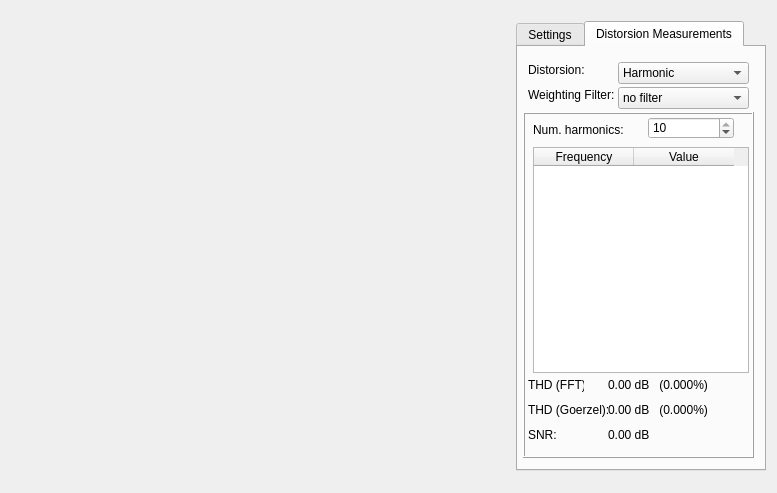
<?xml version="1.0" encoding="UTF-8"?>
<ui version="4.0">
 <class>FormAnalyzer</class>
 <widget class="QWidget" name="FormAnalyzer">
  <property name="geometry">
   <rect>
    <x>0</x>
    <y>0</y>
    <width>777</width>
    <height>493</height>
   </rect>
  </property>
  <property name="minimumSize">
   <size>
    <width>480</width>
    <height>440</height>
   </size>
  </property>
  <property name="maximumSize">
   <size>
    <width>2000</width>
    <height>1000</height>
   </size>
  </property>
  <property name="windowTitle">
   <string>Spectrum Analyzer</string>
  </property>
  <layout class="QFormLayout" name="formLayout">
   <item row="0" column="0" colspan="2">
    <layout class="QHBoxLayout" name="horizontalLayout">
     <item>
      <widget class="QWidget" name="widgetAnalyzer" native="true">
       <property name="minimumSize">
        <size>
         <width>200</width>
         <height>440</height>
        </size>
       </property>
      </widget>
     </item>
     <item>
      <widget class="QTabWidget" name="tabAnalyzer">
       <property name="minimumSize">
        <size>
         <width>250</width>
         <height>400</height>
        </size>
       </property>
       <property name="maximumSize">
        <size>
         <width>250</width>
         <height>450</height>
        </size>
       </property>
       <property name="layoutDirection">
        <enum>Qt::LeftToRight</enum>
       </property>
       <property name="currentIndex">
        <number>1</number>
       </property>
       <widget class="QWidget" name="tabSettings">
        <attribute name="title">
         <string>Settings</string>
        </attribute>
        <widget class="QFrame" name="frameSpecSettings">
         <property name="geometry">
          <rect>
           <x>6</x>
           <y>5</y>
           <width>221</width>
           <height>201</height>
          </rect>
         </property>
         <property name="frameShape">
          <enum>QFrame::Box</enum>
         </property>
         <property name="frameShadow">
          <enum>QFrame::Raised</enum>
         </property>
         <property name="lineWidth">
          <number>1</number>
         </property>
         <widget class="QLabel" name="labelSpecSet">
          <property name="geometry">
           <rect>
            <x>15</x>
            <y>0</y>
            <width>121</width>
            <height>16</height>
           </rect>
          </property>
          <property name="font">
           <font>
            <weight>75</weight>
            <bold>true</bold>
           </font>
          </property>
          <property name="text">
           <string>Spectrum Settings</string>
          </property>
         </widget>
         <widget class="QLabel" name="labelChannels">
          <property name="geometry">
           <rect>
            <x>10</x>
            <y>20</y>
            <width>61</width>
            <height>16</height>
           </rect>
          </property>
          <property name="text">
           <string>Channel </string>
          </property>
         </widget>
         <widget class="QComboBox" name="comboBoxChannel">
          <property name="geometry">
           <rect>
            <x>130</x>
            <y>20</y>
            <width>86</width>
            <height>20</height>
           </rect>
          </property>
          <item>
           <property name="text">
            <string>1</string>
           </property>
          </item>
          <item>
           <property name="text">
            <string>2</string>
           </property>
          </item>
         </widget>
         <widget class="QLabel" name="labelWinLen">
          <property name="geometry">
           <rect>
            <x>10</x>
            <y>80</y>
            <width>101</width>
            <height>16</height>
           </rect>
          </property>
          <property name="text">
           <string>Window Length (Hz):</string>
          </property>
         </widget>
         <widget class="QSpinBox" name="spinBoxWindowLen">
          <property name="geometry">
           <rect>
            <x>130</x>
            <y>80</y>
            <width>86</width>
            <height>22</height>
           </rect>
          </property>
          <property name="minimum">
           <number>10</number>
          </property>
          <property name="maximum">
           <number>20000</number>
          </property>
          <property name="singleStep">
           <number>100</number>
          </property>
         </widget>
         <widget class="QLabel" name="labelFstart">
          <property name="geometry">
           <rect>
            <x>10</x>
            <y>140</y>
            <width>96</width>
            <height>16</height>
           </rect>
          </property>
          <property name="text">
           <string>FStart (Hz):</string>
          </property>
         </widget>
         <widget class="QLabel" name="labelFstop">
          <property name="geometry">
           <rect>
            <x>10</x>
            <y>170</y>
            <width>101</width>
            <height>16</height>
           </rect>
          </property>
          <property name="text">
           <string>FStop (Hz):</string>
          </property>
         </widget>
         <widget class="QSpinBox" name="spinBoxFStart">
          <property name="geometry">
           <rect>
            <x>130</x>
            <y>140</y>
            <width>86</width>
            <height>22</height>
           </rect>
          </property>
          <property name="minimum">
           <number>10</number>
          </property>
          <property name="maximum">
           <number>100</number>
          </property>
          <property name="singleStep">
           <number>10</number>
          </property>
          <property name="value">
           <number>20</number>
          </property>
         </widget>
         <widget class="QSpinBox" name="spinBoxFStop">
          <property name="geometry">
           <rect>
            <x>130</x>
            <y>170</y>
            <width>86</width>
            <height>22</height>
           </rect>
          </property>
          <property name="maximum">
           <number>768000</number>
          </property>
          <property name="singleStep">
           <number>1000</number>
          </property>
          <property name="value">
           <number>20000</number>
          </property>
         </widget>
         <widget class="QLabel" name="labelNumFFT">
          <property name="geometry">
           <rect>
            <x>10</x>
            <y>110</y>
            <width>106</width>
            <height>16</height>
           </rect>
          </property>
          <property name="text">
           <string>Number of FFT points:</string>
          </property>
         </widget>
         <widget class="QComboBox" name="comboBoxFFTPoints">
          <property name="geometry">
           <rect>
            <x>130</x>
            <y>110</y>
            <width>86</width>
            <height>22</height>
           </rect>
          </property>
         </widget>
         <widget class="QLabel" name="labelTriglevel">
          <property name="geometry">
           <rect>
            <x>10</x>
            <y>50</y>
            <width>76</width>
            <height>16</height>
           </rect>
          </property>
          <property name="text">
           <string>Trigger level:</string>
          </property>
         </widget>
         <widget class="QDoubleSpinBox" name="spinBoxTriggerLevel">
          <property name="geometry">
           <rect>
            <x>130</x>
            <y>50</y>
            <width>81</width>
            <height>22</height>
           </rect>
          </property>
          <property name="decimals">
           <number>6</number>
          </property>
          <property name="minimum">
           <double>0.000001000000000</double>
          </property>
          <property name="maximum">
           <double>1.000000000000000</double>
          </property>
          <property name="singleStep">
           <double>0.000001000000000</double>
          </property>
          <property name="value">
           <double>0.000001000000000</double>
          </property>
         </widget>
        </widget>
        <widget class="QFrame" name="frameWindowOpt">
         <property name="geometry">
          <rect>
           <x>5</x>
           <y>210</y>
           <width>221</width>
           <height>96</height>
          </rect>
         </property>
         <property name="frameShape">
          <enum>QFrame::Box</enum>
         </property>
         <property name="frameShadow">
          <enum>QFrame::Raised</enum>
         </property>
         <widget class="QLabel" name="labelWinOpt">
          <property name="geometry">
           <rect>
            <x>20</x>
            <y>0</y>
            <width>121</width>
            <height>16</height>
           </rect>
          </property>
          <property name="font">
           <font>
            <weight>75</weight>
            <bold>true</bold>
           </font>
          </property>
          <property name="text">
           <string>Window options</string>
          </property>
         </widget>
         <widget class="QLabel" name="labelWindow">
          <property name="geometry">
           <rect>
            <x>10</x>
            <y>25</y>
            <width>46</width>
            <height>13</height>
           </rect>
          </property>
          <property name="text">
           <string>Window:</string>
          </property>
         </widget>
         <widget class="QComboBox" name="comboBoxWindow">
          <property name="geometry">
           <rect>
            <x>108</x>
            <y>20</y>
            <width>106</width>
            <height>22</height>
           </rect>
          </property>
         </widget>
         <widget class="QLabel" name="labelAtt">
          <property name="geometry">
           <rect>
            <x>10</x>
            <y>50</y>
            <width>96</width>
            <height>16</height>
           </rect>
          </property>
          <property name="text">
           <string>Attenuation (dB):</string>
          </property>
         </widget>
         <widget class="QSpinBox" name="spinBoxAttenuation">
          <property name="geometry">
           <rect>
            <x>110</x>
            <y>50</y>
            <width>106</width>
            <height>22</height>
           </rect>
          </property>
          <property name="minimum">
           <number>45</number>
          </property>
          <property name="maximum">
           <number>100</number>
          </property>
          <property name="value">
           <number>100</number>
          </property>
         </widget>
         <widget class="QLabel" name="labelNormENBW">
          <property name="geometry">
           <rect>
            <x>10</x>
            <y>75</y>
            <width>111</width>
            <height>16</height>
           </rect>
          </property>
          <property name="text">
           <string>Norm. eff. noise BW:</string>
          </property>
         </widget>
         <widget class="QLabel" name="labelValueNENBW">
          <property name="geometry">
           <rect>
            <x>130</x>
            <y>75</y>
            <width>81</width>
            <height>16</height>
           </rect>
          </property>
          <property name="text">
           <string>TextLabel</string>
          </property>
         </widget>
        </widget>
        <widget class="QFrame" name="frameTraceOpt">
         <property name="geometry">
          <rect>
           <x>5</x>
           <y>315</y>
           <width>221</width>
           <height>46</height>
          </rect>
         </property>
         <property name="frameShape">
          <enum>QFrame::Box</enum>
         </property>
         <property name="frameShadow">
          <enum>QFrame::Raised</enum>
         </property>
         <property name="lineWidth">
          <number>1</number>
         </property>
         <widget class="QLabel" name="labelTraceOpt">
          <property name="geometry">
           <rect>
            <x>15</x>
            <y>0</y>
            <width>121</width>
            <height>16</height>
           </rect>
          </property>
          <property name="font">
           <font>
            <weight>75</weight>
            <bold>true</bold>
           </font>
          </property>
          <property name="text">
           <string>Trace options</string>
          </property>
         </widget>
         <widget class="QComboBox" name="comboBoxScale">
          <property name="enabled">
           <bool>false</bool>
          </property>
          <property name="geometry">
           <rect>
            <x>128</x>
            <y>15</y>
            <width>86</width>
            <height>22</height>
           </rect>
          </property>
          <item>
           <property name="text">
            <string>Log</string>
           </property>
          </item>
          <item>
           <property name="text">
            <string>Linear</string>
           </property>
          </item>
         </widget>
         <widget class="QLabel" name="labelScale">
          <property name="geometry">
           <rect>
            <x>10</x>
            <y>20</y>
            <width>66</width>
            <height>16</height>
           </rect>
          </property>
          <property name="text">
           <string>Scale:</string>
          </property>
         </widget>
        </widget>
       </widget>
       <widget class="QWidget" name="tabMeasurements">
        <attribute name="title">
         <string>Distorsion Measurements</string>
        </attribute>
        <widget class="QLabel" name="labelDist">
         <property name="geometry">
          <rect>
           <x>10</x>
           <y>15</y>
           <width>66</width>
           <height>16</height>
          </rect>
         </property>
         <property name="text">
          <string>Distorsion:</string>
         </property>
        </widget>
        <widget class="QComboBox" name="comboBoxDistorsionType">
         <property name="geometry">
          <rect>
           <x>100</x>
           <y>15</y>
           <width>131</width>
           <height>22</height>
          </rect>
         </property>
         <item>
          <property name="text">
           <string>Harmonic</string>
          </property>
         </item>
         <item>
          <property name="text">
           <string>Intermodulation</string>
          </property>
         </item>
        </widget>
        <widget class="QFrame" name="frameHarmonics">
         <property name="geometry">
          <rect>
           <x>5</x>
           <y>65</y>
           <width>231</width>
           <height>346</height>
          </rect>
         </property>
         <property name="frameShape">
          <enum>QFrame::Box</enum>
         </property>
         <property name="frameShadow">
          <enum>QFrame::Raised</enum>
         </property>
         <widget class="QTableWidget" name="tableWidgetHarmonics">
          <property name="geometry">
           <rect>
            <x>10</x>
            <y>35</y>
            <width>216</width>
            <height>226</height>
           </rect>
          </property>
          <column>
           <property name="text">
            <string>Frequency</string>
           </property>
          </column>
          <column>
           <property name="text">
            <string>Value</string>
           </property>
          </column>
         </widget>
         <widget class="QLabel" name="labelNumHarm">
          <property name="geometry">
           <rect>
            <x>10</x>
            <y>10</y>
            <width>111</width>
            <height>16</height>
           </rect>
          </property>
          <property name="text">
           <string>Num. harmonics:</string>
          </property>
         </widget>
         <widget class="QLabel" name="labelTHD1">
          <property name="geometry">
           <rect>
            <x>5</x>
            <y>265</y>
            <width>56</width>
            <height>16</height>
           </rect>
          </property>
          <property name="text">
           <string>THD (FFT):</string>
          </property>
         </widget>
         <widget class="QSpinBox" name="spinBoxNumHarmonics">
          <property name="geometry">
           <rect>
            <x>125</x>
            <y>5</y>
            <width>86</width>
            <height>22</height>
           </rect>
          </property>
          <property name="minimum">
           <number>2</number>
          </property>
          <property name="maximum">
           <number>10</number>
          </property>
          <property name="value">
           <number>10</number>
          </property>
         </widget>
         <widget class="QLabel" name="labelSNR">
          <property name="geometry">
           <rect>
            <x>5</x>
            <y>315</y>
            <width>31</width>
            <height>16</height>
           </rect>
          </property>
          <property name="text">
           <string>SNR:</string>
          </property>
         </widget>
         <widget class="QLabel" name="labelValueTHD">
          <property name="geometry">
           <rect>
            <x>85</x>
            <y>265</y>
            <width>141</width>
            <height>16</height>
           </rect>
          </property>
          <property name="text">
           <string>0.00 dB   (0.000%)</string>
          </property>
         </widget>
         <widget class="QLabel" name="labelValueSNR">
          <property name="geometry">
           <rect>
            <x>85</x>
            <y>315</y>
            <width>136</width>
            <height>16</height>
           </rect>
          </property>
          <property name="text">
           <string>0.00 dB</string>
          </property>
         </widget>
         <widget class="QLabel" name="labelTHD2">
          <property name="geometry">
           <rect>
            <x>5</x>
            <y>290</y>
            <width>121</width>
            <height>16</height>
           </rect>
          </property>
          <property name="text">
           <string>THD (Goerzel):</string>
          </property>
         </widget>
         <widget class="QLabel" name="labelValueTHDG">
          <property name="geometry">
           <rect>
            <x>85</x>
            <y>290</y>
            <width>141</width>
            <height>16</height>
           </rect>
          </property>
          <property name="text">
           <string>0.00 dB   (0.000%)</string>
          </property>
         </widget>
        </widget>
        <widget class="QLabel" name="label">
         <property name="geometry">
          <rect>
           <x>10</x>
           <y>40</y>
           <width>91</width>
           <height>16</height>
          </rect>
         </property>
         <property name="text">
          <string>Weighting Filter:</string>
         </property>
        </widget>
        <widget class="QComboBox" name="comboBoxWeightingFilter">
         <property name="geometry">
          <rect>
           <x>100</x>
           <y>40</y>
           <width>131</width>
           <height>22</height>
          </rect>
         </property>
         <item>
          <property name="text">
           <string>no filter</string>
          </property>
         </item>
         <item>
          <property name="text">
           <string>ITU-R 468</string>
          </property>
         </item>
        </widget>
       </widget>
      </widget>
     </item>
    </layout>
   </item>
  </layout>
 </widget>
 <tabstops>
  <tabstop>comboBoxChannel</tabstop>
  <tabstop>spinBoxTriggerLevel</tabstop>
  <tabstop>spinBoxWindowLen</tabstop>
  <tabstop>comboBoxFFTPoints</tabstop>
  <tabstop>spinBoxFStart</tabstop>
  <tabstop>spinBoxFStop</tabstop>
  <tabstop>comboBoxWindow</tabstop>
  <tabstop>spinBoxAttenuation</tabstop>
  <tabstop>comboBoxScale</tabstop>
  <tabstop>comboBoxDistorsionType</tabstop>
  <tabstop>comboBoxWeightingFilter</tabstop>
  <tabstop>spinBoxNumHarmonics</tabstop>
  <tabstop>tableWidgetHarmonics</tabstop>
  <tabstop>tabAnalyzer</tabstop>
 </tabstops>
 <resources/>
 <connections/>
 <designerdata>
  <property name="gridDeltaX">
   <number>5</number>
  </property>
  <property name="gridDeltaY">
   <number>5</number>
  </property>
  <property name="gridSnapX">
   <bool>true</bool>
  </property>
  <property name="gridSnapY">
   <bool>true</bool>
  </property>
  <property name="gridVisible">
   <bool>true</bool>
  </property>
 </designerdata>
</ui>
